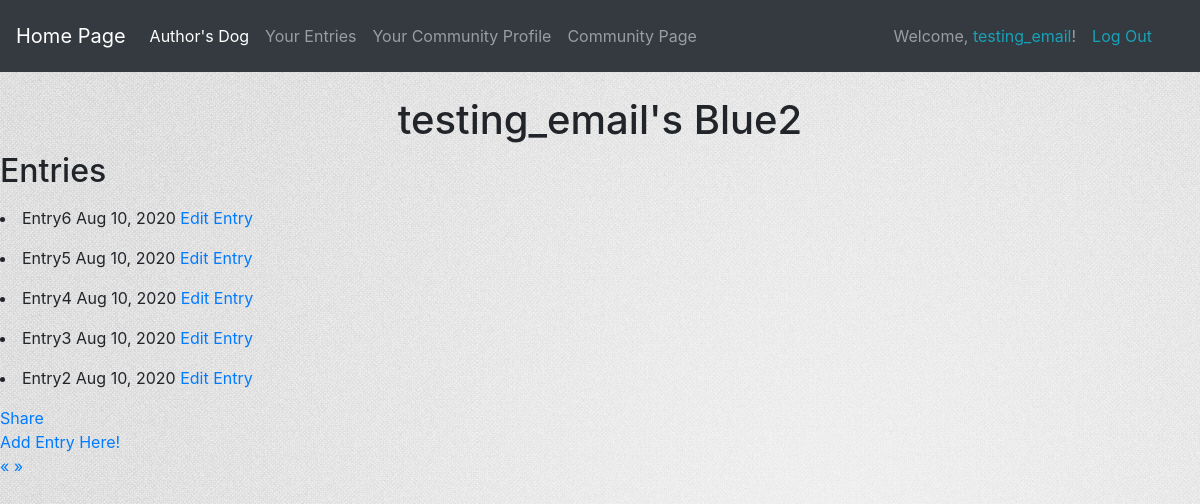
The app's page /user_entries/12/?page=2 (signed in) with its own data.
### test_dog_app/models.py (models this page shows, shortened)
class DogName(models.Model):
    owner = models.ForeignKey(User, on_delete=models.CASCADE)
    name = models.CharField(max_length=70)
    share = models.BooleanField(default=False)
    shared_date = models.DateTimeField(auto_now_add=False, auto_now=False, null=True, blank=False)
    def __str__(self):
        return self.name

class Entry(models.Model):
    dog_name = models.ForeignKey(DogName, on_delete=models.CASCADE, null=False)
    bio_entry = models.TextField()
    dog_photo = models.ImageField(default=None, upload_to='photo_img/', blank=True)
    share = models.BooleanField(default=False)
    date_entry = models.DateTimeField(auto_now_add=True)
    shared_date = models.DateTimeField(auto_now_add=False, auto_now=False, null=True, blank=False)

### test_dog_app/views.py (the view)
# urls.py: path('user_entries/<int:dog_id>/', views.user_private_entries, name= 'user_private_entries'),
@login_required
def user_private_entries(request, dog_id):
    dog = DogName.objects.get(id=dog_id)
    dog_entries = dog.entry_set.order_by('-date_entry')
    if dog.owner != request.user:
        raise Http404
    paginator = Paginator(dog_entries, 5)
    page_number = request.GET.get('page')
    dog_entries = paginator.get_page(page_number)
    content = {
        'dog': dog,
        'dog_entries': dog_entries
    }
    return render(request, 'user_private_entries.html', content)

### test_dog_app/templates/user_private_entries.html (shortened to what this page needs)
{% extends 'base.html' %}
{% block content %}
<div style="text-align: center;">
    <h1>
        {{user.username }}'s {{ dog }}
    </h1>
</div>
    <h2>Entries</h2>
    {% for entry in dog_entries %}
        <p>
            <li>
                {{ entry.bio_entry | linebreaksbr }}
                {{ entry.date_entry | date:'M d, Y'}}
                <a href="{% url 'test_dog_app:edit_dog_bio' entry.id %}">
                    Edit Entry
                </a>
            </li>
        </p>
    {% empty %}
        <h2>No entries currently added. Please add one using the button below!</h2>
    {% endfor %}
    <a href="{% url 'test_dog_app:share_dog' dog.id %}">Share</a> <br>
    <a href="{% url 'test_dog_app:write_about_dog' dog.id %}">
        Add Entry Here!
    </a> <br />
    {% if dog_entries.has_previous %}
        <a href="{% url 'test_dog_app:user_private_entries' dog.id %}?page={{ dog_entries.previous_page_number }}">
            &laquo;
        </a>
    {% endif %}
    {% if dog_entries.has_next %}
        <a href="{% url 'test_dog_app:user_private_entries' dog.id %}?page={{ dog_entries.next_page_number }}">
            &raquo;
        </a>
    {% endif %}
{% endblock content %}

### test_dog_app/templates/base.html (shortened to what this page needs)
{% load static %}
<!DOCTYPE html>
<html lang="en">
    <link rel="stylesheet" href="https://stackpath.bootstrapcdn.com/bootstrap/4.4.1/css/bootstrap.min.css"
>
<head>
</head>
<body>
    <link rel="stylesheet" type="text/css" href="{% static 'test_dog_app/style.css' %}" />
    <nav class="navbar navbar-expand-lg navbar-dark bg-dark mb-4">
        <a class= 'navbar-brand' href="{% url 'test_dog_app:index' %}">Home Page</a>
        <div class="collapse navbar-collapse" id="navbarNavAltMarkup">
            <div class="navbar-nav">
            <a class= 'nav-item nav-link active' href="{% url 'test_dog_app:authors_dog' %}">
                Author's Dog
            </a>
            <a class= 'nav-item nav-link' href="{% url 'test_dog_app:user_entries' %}">Your Entries</a>
            <a class= 'nav-item nav-link' href="{% url 'test_dog_app:community_profile' %}">Your Community Profile</a>
            <a class= 'nav-item nav-link' href="{% url 'test_dog_app:community_page' %}">Community Page</a>
            </div>
            <div class="navbar ml-auto">
                {% if user.is_authenticated %}
                     <span class="navbar-text">
                         Welcome, <a class= 'text-info' href="{% url 'users:user_profile' user.id %}"> {{ user }}</a>!
                    </span>
                    <a class= 'nav-link text-info' href="{% url 'users:logout' %}">Log Out</a>
                {% else %}
                    <a class= 'nav-link text-info' href="{% url 'users:login' %}">Log In</a>
                    <a class= 'nav-link text-info' href="{% url 'users:register' %}">Register</a>
                {% endif %}
            </div>
        </div>
    </nav>
    {% block content %}
    {% endblock content %}
</body>
</html>

### test_dog_app/static/test_dog_app/style.css (style rules this page uses)
body { background: white url('background_image.jpg'); }

### records on screen
DogName: name "Blue2"
Entry: bio_entry "Entry6", date_entry "Aug 10, 2020"
Entry: bio_entry "Entry5", date_entry "Aug 10, 2020"
Entry: bio_entry "Entry4", date_entry "Aug 10, 2020"
Entry: bio_entry "Entry3", date_entry "Aug 10, 2020"
Entry: bio_entry "Entry2", date_entry "Aug 10, 2020"

### other values on screen
{{ user }} "testing_email"
{{ user.username }} "testing_email"
